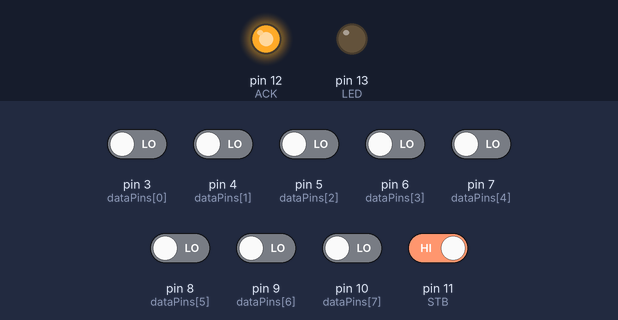
Simulated run of this sketch. Board: Arduino Uno, built with avr-gcc and run on an emulated ATmega328P. Shown: output pins drawn as LEDs (lit = HIGH). Inputs (shaded band) come from the test bench; at power-on: pin 11 (STB) HIGH, pin 3 (dataPins[0]), pin 4 (dataPins[1]), pin 5 (dataPins[2]), pin 6 (dataPins[3]), pin 7 (dataPins[4]), pin 8 (dataPins[5]), pin 9 (dataPins[6]), pin 10 (dataPins[7]) LOW.

Above: at 1.2 s.
1.3 s: pin 11 (STB) driven LOW
At 2.5 s:
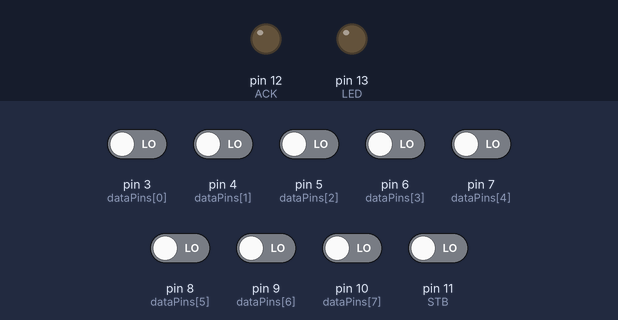
2.8 s: pin 11 (STB) driven HIGH
At 3.7 s:
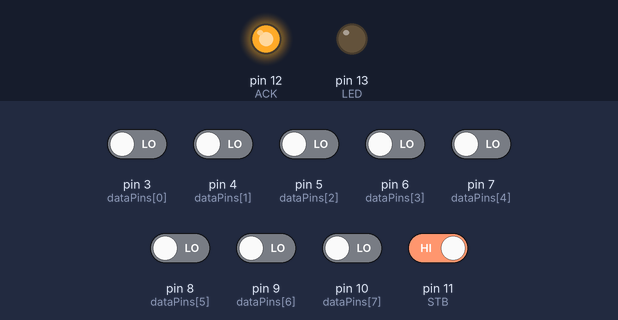
Timing chart, 0 to 5.8 s (numbered marks = the images above; inputs shaded):
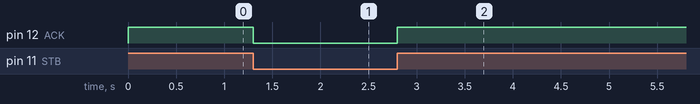

The sketch:

Slave_code_parallel.ino
```cpp
// Data Pins
const int dataPins[8] = {3, 4, 5, 6, 7, 8, 9, 10};
#define STB 11
#define ACK 12
#define LED 13

void setup() {
  Serial.begin(9600);

  // Data pins as INPUT
  for (int i = 0; i < 8; i++) pinMode(dataPins[i], INPUT);

  pinMode(STB, INPUT);
  pinMode(ACK, OUTPUT);
  pinMode(LED, OUTPUT);

  digitalWrite(ACK, LOW);
}

byte readByte() {
  // Wait for STB HIGH
  while (digitalRead(STB) == LOW);

  // Read data pins
  byte data = 0;
  for (int i = 0; i < 8; i++) {
    data |= (digitalRead(dataPins[i]) << i);
  }

  // Signal ACK HIGH
  digitalWrite(ACK, HIGH);

  // Wait for STB LOW
  while (digitalRead(STB) == HIGH);

  // Reset ACK
  digitalWrite(ACK, LOW);

  return data;
}

void loop() {
  byte start = readByte();
  if (start == 0xAA) {
    int temp = readByte();
    int hum = readByte();
    byte end = readByte();

    if (end == 0x55) {
      Serial.print("Received Temp: ");
      Serial.print(temp);
      Serial.print(" C, Humidity: ");
      Serial.print(hum);
      Serial.println(" %");

      // Blink LED when data received
      digitalWrite(LED, HIGH);
      delay(200);
      digitalWrite(LED, LOW);
    }
  }
}
```

Measured:
- after the input at 1.3 s, pin 12 (ACK): HIGH → LOW at once
- after the input at 2.8 s, pin 12 (ACK): LOW → HIGH at once
